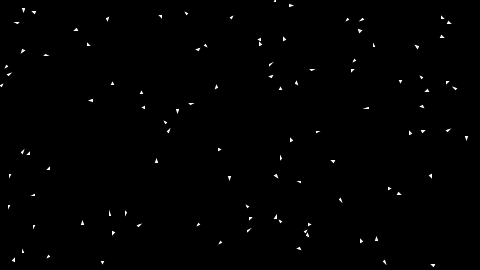
Frame 1 (no input)
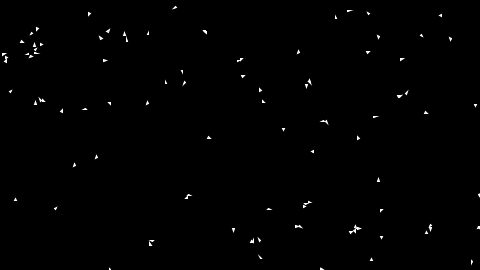
Frame 60 (the mouse pressed at the canvas centre just before this capture)
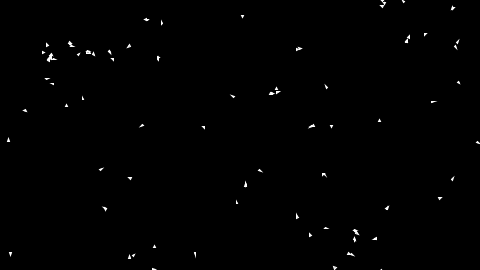
Frame 120 (the mouse held since frame 60 and released just before this capture)

The Processing sketch that drew these frames (run headless with seeded random() and noise(); from frame 60 on, the mouse is pressed at the canvas centre):

// Processing sketch: Boids_1_0
// ── Boids_1_0.pde
Flock F;

void setup(){
  size(480,270);
  F = new Flock();
}

void draw(){
  background(0);
  F.show();
}
// ── Boid.pde
class Boid{
  PVector pos, vel;
  float radius, size;
  
  Boid(PVector pos_, PVector vel_,  float radius_, float size_){
    pos = pos_;
    vel = vel_;
    radius = radius_;
    size = size_;
    println("New Boid" + pos + "  " + vel + "  " + radius + "  " + size);
  }
   
  void move(){
    pos.add(vel);
    if(pos.x > width + size){
      pos.x = -size;
    }else if(pos.x < -size){
      pos.x = width + size;
    }
    if(pos.y > height + size){
      pos.y = -size;
    }else if(pos.y < -size){
      pos.y = height + size;
    }    
  }
  
  void show(){
    PVector p = new PVector(vel.x,vel.y);
    p.normalize();
    p.mult(size);
    PVector p1 = new PVector(p.x,p.y);
    p1.mult(2);
    p.rotate(PI/3*2);
    PVector p2 = new PVector(p.x,p.y);
    p.rotate(PI/3*2);
    stroke(255);
    triangle(pos.x + p1.x, pos.y + p1.y, pos.x + p2.x, pos.y + p2.y, pos.x + p.x, pos.y + p.y);   
  }
}
// ── Flock.pde
class Flock{
  final int BOID_SIZE = 1;
  final int NUMBER = 100;
  final int RAIDIUS = 10;
  final float ALIGNMENT_WEIGHT = .05;
  final float COHESION_WEIGHT = 1;
  final float SEPERATION_WEIGHT = .8;
  
  Boid boid[];

  Flock(){
    boid = new Boid[NUMBER];
    for(int i = 0; i < NUMBER; i++){
      boid[i] = new Boid(new PVector(random(0,width),random(0,height)), new PVector(1,0).rotate(random(0,PI*2)), RAIDIUS, BOID_SIZE);    
    }   
  }
  
  void show(){
    getVel();
    for(Boid boid:boid){
      boid.move();
      boid.show();
    }
  }
  
  void getVel(){
    for(Boid B:boid){
      PVector v1 = Alignment(B);
      PVector v2 = Cohesion(B);
      PVector v3 = Seperation(B);
    
      v1.mult(ALIGNMENT_WEIGHT);
      v2.mult(COHESION_WEIGHT);
      v3.mult(SEPERATION_WEIGHT);
      
      B.vel.add(v1).add(v2).add(v3);
      B.vel.normalize();
    }
  }
  
  PVector Alignment(Boid B){
    PVector v = new PVector(0,0);
    int count = 0;
    for(Boid b:boid){
      if(b != B && dist(B.pos.x,B.pos.y,b.pos.x,b.pos.y) < RAIDIUS){
        v.x += b.vel.x;
        v.y += b.vel.y;
        count++;
      }
    }
    if(count == 0) return v;
    v.x /= count;
    v.y /= count;
    v.normalize();
    return v;
  }
  
  PVector Cohesion(Boid B){
    PVector v = new PVector(0,0);
    int count = 0;
    for(Boid b:boid){
      if(b != B && dist(B.pos.x,B.pos.y,b.pos.x,b.pos.y) < RAIDIUS){
        v.x += b.pos.x;
        v.y += b.pos.y;
        count++;
      }
    }
    if(count == 0) return v;
    v.x /= count;
    v.y /= count;
    v = new PVector(v.x - B.pos.x, v.y - B.pos.y);
    v.normalize();
    return v;
  }
  
  
  PVector Seperation(Boid B){
    PVector v = new PVector(0,0);
    int count = 0;
    for(Boid b:boid){
      if(b != B && dist(B.pos.x,B.pos.y,b.pos.x,b.pos.y) < RAIDIUS){
        v.x += b.pos.x - B.pos.x;
        v.y += b.pos.y - B.pos.y;
        count++;
      }
    }
    if(count == 0) return v;
    v.x /= count;
    v.y /= count;
    v.mult(-1);
    v.normalize();
    return v;
  }

}
